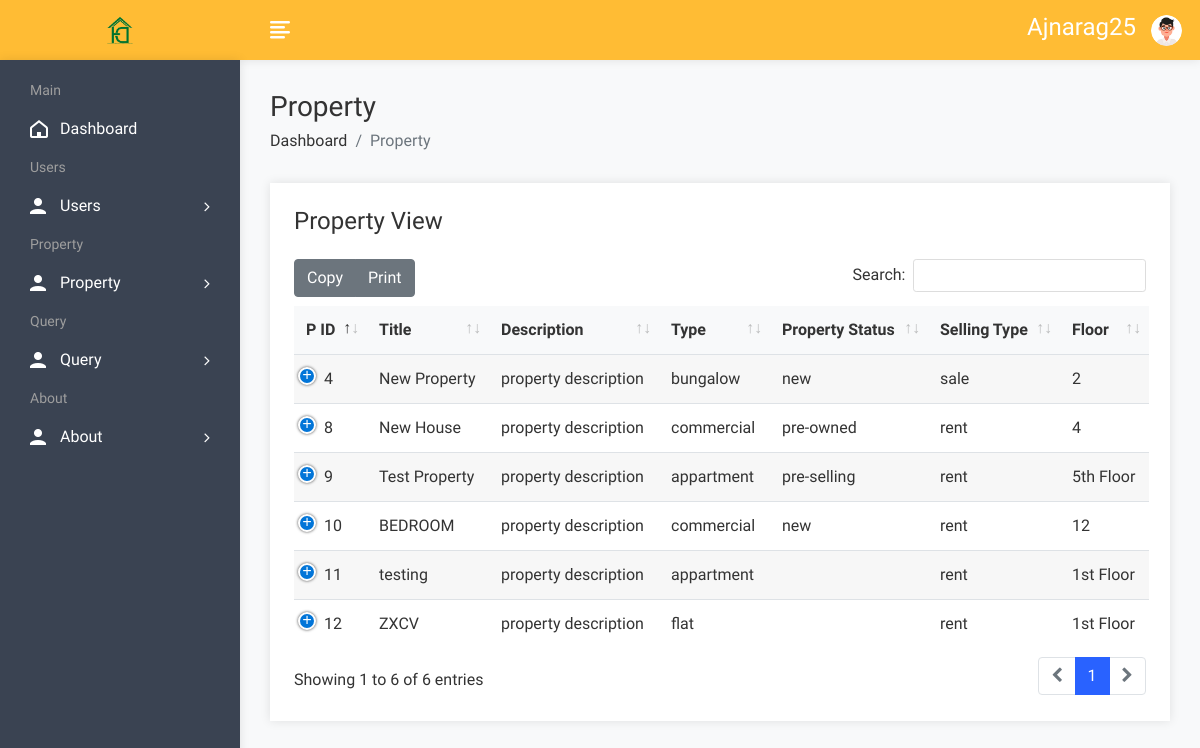
The app's page /admin/propertyview.php (signed in), older data.
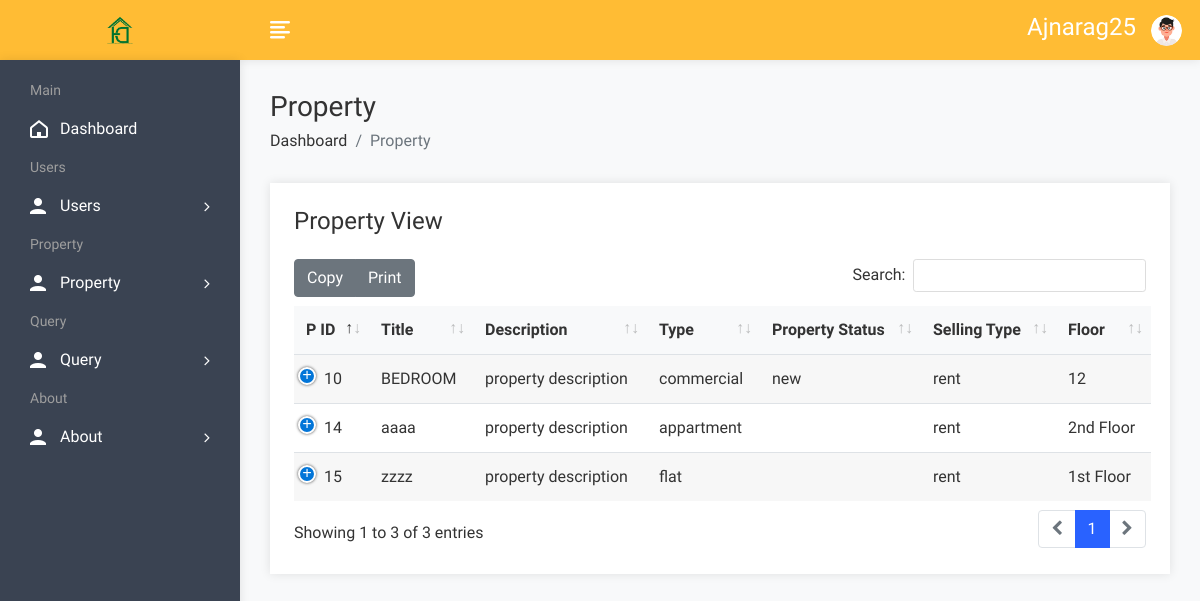
The same page, newer data.
### tables this page shows
CREATE TABLE `property` (
  `pid` int(50) NOT NULL,
  `title` varchar(200) NOT NULL,
  `pcontent` longtext NOT NULL,
  `type` varchar(100) NOT NULL,
  `pstatus` varchar(50) NOT NULL,
  `stype` varchar(100) NOT NULL,
  `bedroom` int(50) NOT NULL,
  `bathroom` int(50) NOT NULL,
  `balcony` int(50) NOT NULL,
  `kitchen` int(50) NOT NULL,
  `hall` int(50) NOT NULL,
  `floor` varchar(50) NOT NULL,
  `size` int(50) NOT NULL,
  `price` int(50) NOT NULL,
  `region` varchar(255) NOT NULL,
  `province` varchar(255) NOT NULL,
  `city` varchar(100) NOT NULL,
  `barangay` varchar(100) NOT NULL,
  `feature` longtext NOT NULL,
  `pimage` varchar(300) NOT NULL,
  `pimage1` varchar(300) NOT NULL,
  `pimage2` varchar(300) NOT NULL,
  `pimage3` varchar(300) NOT NULL,
  `pimage4` varchar(300) NOT NULL,
  `uid` int(50) NOT NULL,
  `status` varchar(50) NOT NULL,
  `mapimage` varchar(300) NOT NULL,
  `topmapimage` varchar(300) NOT NULL,
  `groundmapimage` varchar(300) NOT NULL,
  `totalfloor` varchar(50) NOT NULL,
  `date` date NOT NULL,
  `ptype` varchar(250) NOT NULL,
  `useragent` varchar(255) NOT NULL,
  `user_type` varchar(255) NOT NULL,
  `user_id` varchar(255) NOT NULL,
  `assign_to` varchar(255) NOT NULL,
  `is_approved` tinyint(1) NOT NULL
);

### admin/propertyview.php (the view, shortened to what this page needs)
<!DOCTYPE html>
<html lang="en">
<head>
        <link rel="stylesheet" href="assets/css/bootstrap.min.css">
        <link rel="stylesheet" href="assets/css/font-awesome.min.css">
        <link rel="stylesheet" href="assets/css/feathericon.min.css">
		<link rel="stylesheet" href="assets/plugins/datatables/dataTables.bootstrap4.min.css">
		<link rel="stylesheet" href="assets/plugins/datatables/responsive.bootstrap4.min.css">
		<link rel="stylesheet" href="assets/plugins/datatables/select.bootstrap4.min.css">
		<link rel="stylesheet" href="assets/plugins/datatables/buttons.bootstrap4.min.css">
        <link rel="stylesheet" href="assets/css/style.css">
    </head>
    <body>
				<?php include("header.php"); ?>
            <div class="page-wrapper">
                <div class="content container-fluid">
					<div class="page-header">
						<div class="row">
							<div class="col">
								<h3 class="page-title">Property</h3>
								<ul class="breadcrumb">
									<li class="breadcrumb-item"><a href="dashboard.php">Dashboard</a></li>
									<li class="breadcrumb-item active">Property</li>
								</ul>
							</div>
						</div>
					</div>
					<div class="row">
                            <div class="col-12">
                                <div class="card">
                                    <div class="card-body">
                                        <h4 class="header-title mt-0 mb-4">Property View</h4>
                                        <table id="datatable-buttons" class="table table-striped dt-responsive nowrap">
                                            <thead>
                                                <tr>
                                                    <th>P ID</th>
                                                    <th>Title</th>
                                                    <th>Description</th>
                                                    <th>Type</th>
                                                    <th>Property Status</th>
                                                    <th>Selling Type</th>
                                                    <th>Floor</th>
                                                </tr>
                                            </thead>
                                            <tbody>
												<?php
													$query=mysqli_query($conn,"select * from property");
													while($row=mysqli_fetch_row($query))
													{
												?>
                                                <tr>
                                                    <td><?php echo $row['0']; ?></td>
                                                    <td><?php echo $row['1']; ?></td>
                                                    <td><?php echo "property description"; ?></td>
                                                    <td><?php echo $row['3']; ?></td>
                                                    <td><?php echo $row['4']; ?></td>
                                                    <td><?php echo $row['5']; ?></td>
                                                    <td><?php echo $row['11']; ?></td>
                                                </tr>
                                               <?php
												}
												?>
                                            </tbody>
                                        </table>
                                    </div>
                                </div>
                            </div>
                        </div>
				</div>
			</div>
    </body>
</html>

Row changes from the older to the newer data that the page shows:
removed property: pid "4", title "New Property", type "bungalow", pstatus "new", stype "sale", floor "2"
removed property: pid "8", title "New House", type "commercial", pstatus "pre-owned", stype "rent", floor "4"
removed property: pid "9", title "Test Property", type "appartment", pstatus "pre-selling", stype "rent", floor "5th Floor"
removed property: pid "11", title "testing", type "appartment", stype "rent", floor "1st Floor"
removed property: pid "12", title "ZXCV", type "flat", stype "rent", floor "1st Floor"
added property: pid "14", title "aaaa", type "appartment", stype "rent", floor "2nd Floor"
added property: pid "15", title "zzzz", type "flat", stype "rent", floor "1st Floor"
Text that changed along with them:
text written by a page script: "Copy Print Search: Showing 1 to 6 of 6 entries 1" → "Copy Print Search: Showing 1 to 3 of 3 entries 1"
